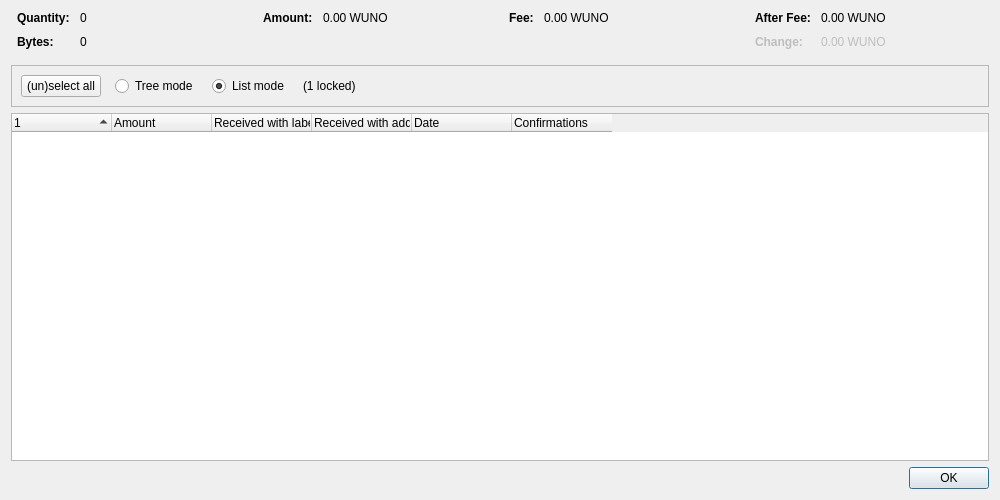
<?xml version="1.0" encoding="UTF-8"?>
<ui version="4.0">
 <class>CoinControlDialog</class>
 <widget class="QDialog" name="CoinControlDialog">
  <property name="geometry">
   <rect>
    <x>0</x>
    <y>0</y>
    <width>1000</width>
    <height>500</height>
   </rect>
  </property>
  <property name="windowTitle">
   <string>Coin Selection</string>
  </property>
  <layout class="QVBoxLayout" name="verticalLayout">
   <item>
    <layout class="QHBoxLayout" name="horizontalLayoutTop" stretch="0,0,0,0">
     <property name="topMargin">
      <number>0</number>
     </property>
     <property name="bottomMargin">
      <number>10</number>
     </property>
     <item>
      <layout class="QFormLayout" name="formLayoutCoinControl1">
       <property name="labelAlignment">
        <set>Qt::AlignLeft|Qt::AlignVCenter</set>
       </property>
       <property name="horizontalSpacing">
        <number>10</number>
       </property>
       <property name="verticalSpacing">
        <number>10</number>
       </property>
       <property name="leftMargin">
        <number>6</number>
       </property>
       <property name="rightMargin">
        <number>6</number>
       </property>
       <item row="0" column="0">
        <widget class="QLabel" name="labelCoinControlQuantityText">
         <property name="font">
          <font>
           <weight>75</weight>
           <bold>true</bold>
          </font>
         </property>
         <property name="text">
          <string>Quantity:</string>
         </property>
        </widget>
       </item>
       <item row="0" column="1">
        <widget class="QLabel" name="labelCoinControlQuantity">
         <property name="cursor">
          <cursorShape>IBeamCursor</cursorShape>
         </property>
         <property name="contextMenuPolicy">
          <enum>Qt::ActionsContextMenu</enum>
         </property>
         <property name="text">
          <string notr="true">0</string>
         </property>
         <property name="textInteractionFlags">
          <set>Qt::LinksAccessibleByMouse|Qt::TextSelectableByKeyboard|Qt::TextSelectableByMouse</set>
         </property>
        </widget>
       </item>
       <item row="1" column="0">
        <widget class="QLabel" name="labelCoinControlBytesText">
         <property name="font">
          <font>
           <weight>75</weight>
           <bold>true</bold>
          </font>
         </property>
         <property name="text">
          <string>Bytes:</string>
         </property>
        </widget>
       </item>
       <item row="1" column="1">
        <widget class="QLabel" name="labelCoinControlBytes">
         <property name="cursor">
          <cursorShape>IBeamCursor</cursorShape>
         </property>
         <property name="contextMenuPolicy">
          <enum>Qt::ActionsContextMenu</enum>
         </property>
         <property name="text">
          <string notr="true">0</string>
         </property>
         <property name="textInteractionFlags">
          <set>Qt::LinksAccessibleByMouse|Qt::TextSelectableByKeyboard|Qt::TextSelectableByMouse</set>
         </property>
        </widget>
       </item>
      </layout>
     </item>
     <item>
      <layout class="QFormLayout" name="formLayoutCoinControl2">
       <property name="horizontalSpacing">
        <number>10</number>
       </property>
       <property name="verticalSpacing">
        <number>10</number>
       </property>
       <property name="leftMargin">
        <number>6</number>
       </property>
       <property name="rightMargin">
        <number>6</number>
       </property>
       <item row="0" column="0">
        <widget class="QLabel" name="labelCoinControlAmountText">
         <property name="font">
          <font>
           <weight>75</weight>
           <bold>true</bold>
          </font>
         </property>
         <property name="text">
          <string>Amount:</string>
         </property>
        </widget>
       </item>
       <item row="0" column="1">
        <widget class="QLabel" name="labelCoinControlAmount">
         <property name="cursor">
          <cursorShape>IBeamCursor</cursorShape>
         </property>
         <property name="contextMenuPolicy">
          <enum>Qt::ActionsContextMenu</enum>
         </property>
         <property name="text">
          <string notr="true">0.00 WUNO</string>
         </property>
         <property name="textInteractionFlags">
          <set>Qt::LinksAccessibleByMouse|Qt::TextSelectableByKeyboard|Qt::TextSelectableByMouse</set>
         </property>
        </widget>
       </item>
      </layout>
     </item>
     <item>
      <layout class="QFormLayout" name="formLayoutCoinControl3">
       <property name="horizontalSpacing">
        <number>10</number>
       </property>
       <property name="verticalSpacing">
        <number>10</number>
       </property>
       <property name="leftMargin">
        <number>6</number>
       </property>
       <property name="rightMargin">
        <number>6</number>
       </property>
       <item row="0" column="0">
        <widget class="QLabel" name="labelCoinControlFeeText">
         <property name="font">
          <font>
           <weight>75</weight>
           <bold>true</bold>
          </font>
         </property>
         <property name="text">
          <string>Fee:</string>
         </property>
        </widget>
       </item>
       <item row="0" column="1">
        <widget class="QLabel" name="labelCoinControlFee">
         <property name="cursor">
          <cursorShape>IBeamCursor</cursorShape>
         </property>
         <property name="contextMenuPolicy">
          <enum>Qt::ActionsContextMenu</enum>
         </property>
         <property name="text">
          <string notr="true">0.00 WUNO</string>
         </property>
         <property name="textInteractionFlags">
          <set>Qt::LinksAccessibleByMouse|Qt::TextSelectableByKeyboard|Qt::TextSelectableByMouse</set>
         </property>
        </widget>
       </item>
      </layout>
     </item>
     <item>
      <layout class="QFormLayout" name="formLayoutCoinControl4">
       <property name="labelAlignment">
        <set>Qt::AlignLeft|Qt::AlignVCenter</set>
       </property>
       <property name="horizontalSpacing">
        <number>10</number>
       </property>
       <property name="verticalSpacing">
        <number>10</number>
       </property>
       <property name="leftMargin">
        <number>6</number>
       </property>
       <property name="rightMargin">
        <number>6</number>
       </property>
       <item row="0" column="0">
        <widget class="QLabel" name="labelCoinControlAfterFeeText">
         <property name="font">
          <font>
           <weight>75</weight>
           <bold>true</bold>
          </font>
         </property>
         <property name="text">
          <string>After Fee:</string>
         </property>
        </widget>
       </item>
       <item row="0" column="1">
        <widget class="QLabel" name="labelCoinControlAfterFee">
         <property name="cursor">
          <cursorShape>IBeamCursor</cursorShape>
         </property>
         <property name="contextMenuPolicy">
          <enum>Qt::ActionsContextMenu</enum>
         </property>
         <property name="text">
          <string notr="true">0.00 WUNO</string>
         </property>
         <property name="textInteractionFlags">
          <set>Qt::LinksAccessibleByMouse|Qt::TextSelectableByKeyboard|Qt::TextSelectableByMouse</set>
         </property>
        </widget>
       </item>
       <item row="1" column="0">
        <widget class="QLabel" name="labelCoinControlChangeText">
         <property name="enabled">
          <bool>false</bool>
         </property>
         <property name="font">
          <font>
           <weight>75</weight>
           <bold>true</bold>
          </font>
         </property>
         <property name="text">
          <string>Change:</string>
         </property>
        </widget>
       </item>
       <item row="1" column="1">
        <widget class="QLabel" name="labelCoinControlChange">
         <property name="enabled">
          <bool>false</bool>
         </property>
         <property name="cursor">
          <cursorShape>IBeamCursor</cursorShape>
         </property>
         <property name="contextMenuPolicy">
          <enum>Qt::ActionsContextMenu</enum>
         </property>
         <property name="text">
          <string notr="true">0.00 WUNO</string>
         </property>
         <property name="textInteractionFlags">
          <set>Qt::LinksAccessibleByMouse|Qt::TextSelectableByKeyboard|Qt::TextSelectableByMouse</set>
         </property>
        </widget>
       </item>
      </layout>
     </item>
    </layout>
   </item>
   <item>
    <widget class="QFrame" name="frame">
     <property name="minimumSize">
      <size>
       <width>0</width>
       <height>40</height>
      </size>
     </property>
     <property name="frameShape">
      <enum>QFrame::StyledPanel</enum>
     </property>
     <property name="frameShadow">
      <enum>QFrame::Sunken</enum>
     </property>
     <layout class="QHBoxLayout" name="horizontalLayout">
      <item>
       <layout class="QHBoxLayout" name="horizontalLayoutPanel" stretch="0,0,0,0,0">
        <property name="spacing">
         <number>14</number>
        </property>
        <item>
         <widget class="QPushButton" name="pushButtonSelectAll">
          <property name="sizePolicy">
           <sizepolicy hsizetype="Maximum" vsizetype="Fixed">
            <horstretch>0</horstretch>
            <verstretch>0</verstretch>
           </sizepolicy>
          </property>
          <property name="text">
           <string>(un)select all</string>
          </property>
          <property name="autoDefault">
           <bool>false</bool>
          </property>
         </widget>
        </item>
        <item>
         <widget class="QRadioButton" name="radioTreeMode">
          <property name="sizePolicy">
           <sizepolicy hsizetype="Maximum" vsizetype="Fixed">
            <horstretch>0</horstretch>
            <verstretch>0</verstretch>
           </sizepolicy>
          </property>
          <property name="text">
           <string>Tree mode</string>
          </property>
         </widget>
        </item>
        <item>
         <widget class="QRadioButton" name="radioListMode">
          <property name="sizePolicy">
           <sizepolicy hsizetype="Maximum" vsizetype="Fixed">
            <horstretch>0</horstretch>
            <verstretch>0</verstretch>
           </sizepolicy>
          </property>
          <property name="text">
           <string>List mode</string>
          </property>
          <property name="checked">
           <bool>true</bool>
          </property>
         </widget>
        </item>
        <item>
         <widget class="QLabel" name="labelLocked">
          <property name="text">
           <string notr="true">(1 locked)</string>
          </property>
         </widget>
        </item>
        <item>
         <spacer name="horizontalSpacer">
          <property name="orientation">
           <enum>Qt::Horizontal</enum>
          </property>
          <property name="sizeHint" stdset="0">
           <size>
            <width>40</width>
            <height>20</height>
           </size>
          </property>
         </spacer>
        </item>
       </layout>
      </item>
     </layout>
    </widget>
   </item>
   <item>
    <widget class="CoinControlTreeWidget" name="treeWidget">
     <property name="contextMenuPolicy">
      <enum>Qt::CustomContextMenu</enum>
     </property>
     <property name="sortingEnabled">
      <bool>false</bool>
     </property>
     <property name="columnCount">
      <number>6</number>
     </property>
     <attribute name="headerShowSortIndicator" stdset="0">
      <bool>true</bool>
     </attribute>
     <attribute name="headerStretchLastSection">
      <bool>false</bool>
     </attribute>
     <column>
      <property name="text">
       <string/>
      </property>
     </column>
     <column>
      <property name="text">
       <string>Amount</string>
      </property>
     </column>
     <column>
      <property name="text">
       <string>Received with label</string>
      </property>
     </column>
     <column>
      <property name="text">
       <string>Received with address</string>
      </property>
     </column>
     <column>
      <property name="text">
       <string>Date</string>
      </property>
     </column>
     <column>
      <property name="text">
       <string>Confirmations</string>
      </property>
      <property name="toolTip">
       <string>Confirmed</string>
      </property>
     </column>
     <column>
      <property name="text">
       <string/>
      </property>
     </column>
     <column>
      <property name="text">
       <string/>
      </property>
     </column>
     <column>
      <property name="text">
       <string/>
      </property>
     </column>
     <column>
      <property name="text">
       <string/>
      </property>
     </column>
    </widget>
   </item>
   <item>
    <widget class="QDialogButtonBox" name="buttonBox">
     <property name="orientation">
      <enum>Qt::Horizontal</enum>
     </property>
     <property name="standardButtons">
      <set>QDialogButtonBox::Ok</set>
     </property>
    </widget>
   </item>
  </layout>
 </widget>
 <customwidgets>
  <customwidget>
   <class>CoinControlTreeWidget</class>
   <extends>QTreeWidget</extends>
   <header>qt/coincontroltreewidget.h</header>
  </customwidget>
 </customwidgets>
 <resources/>
 <connections/>
</ui>
